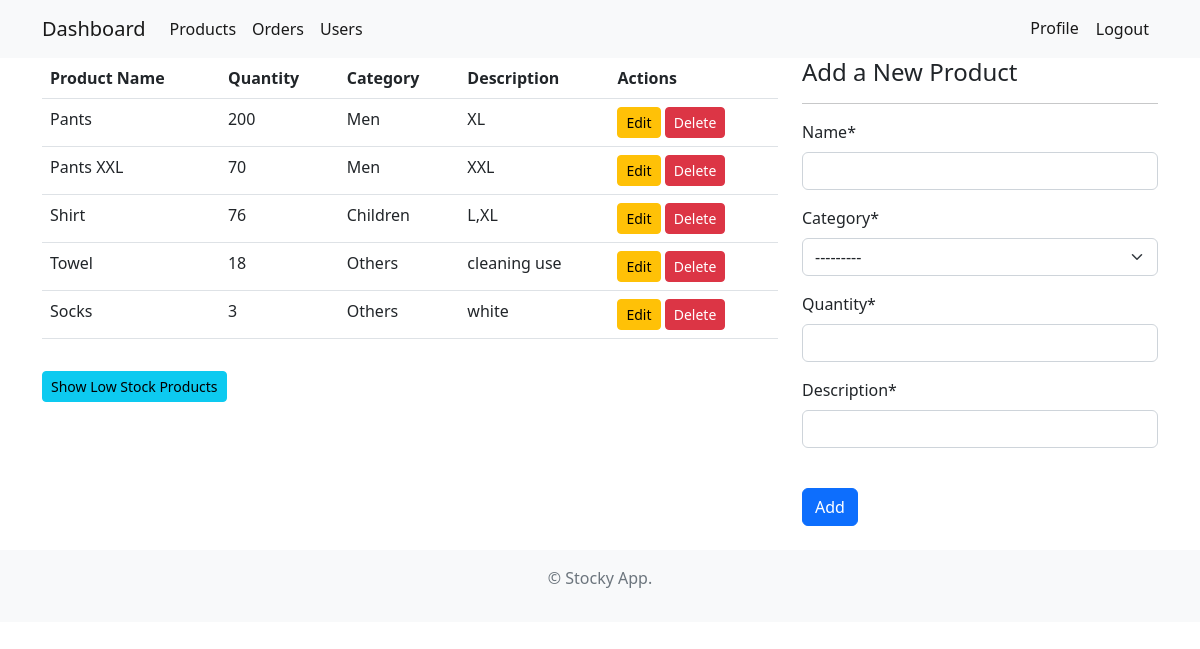
Screenshot of /products/ (signed in) with the database file from the repository.
### inventory/models.py (models this page shows, shortened)
class Product(models.Model):
    name = models.CharField(max_length=100, null=True)
    category = models.CharField(max_length=20, choices=CATEGORY, null=True)
    quantity = models.PositiveIntegerField(null=True)
    description = models.CharField(max_length=200, null=True)

### inventory/views.py (the view)
# urls.py: path("products/", views.products, name="products"),
@login_required
def products(request):
    products = Product.objects.all()
    if request.method == "POST":
        form = ProductForm(request.POST)
        if form.is_valid():
            form.save()
            return redirect("products")
    else:
        form = ProductForm()
    context = {"title": "Products", "products": products, "form": form}
    return render(request, "inventory/products.html", context)

### inventory/forms.py
class ProductForm(forms.ModelForm):
    class Meta:
        model = Product
        fields = ["name", "category", "quantity", "description"]

### inventory/templates/inventory/products.html (shortened to what this page needs)
{% extends 'inventory/base.html' %}
{% load crispy_forms_tags %}
{% block content %}
<div class="container">
    <div class="row">
        <div class="col-md-8">
            <table class="table">
                <thead>
                    <tr>
                        <th scope="col">Product Name</th>
                        <th scope="col">Quantity</th>
                        <th scope="col">Category</th>
                        <th scope="col">Description</th>
                        <th scope="col">Actions</th>
                    </tr>
                </thead>
                <tbody>
                    {% for product in products %}
                    <tr>
                        <td>{{ product.name }}</td>
                        <td>{{ product.quantity }}</td>
                        <td>{{ product.category }}</td>
                        <td>{{ product.description }}</td>
                        <td>
                            <a href="{% url 'edit_product' product.id %}" class="btn btn-warning btn-sm">Edit</a>
                            <a href="{% url 'delete_product' product.id %}" class="btn btn-danger btn-sm">Delete</a>
                        </td>
                    </tr>
                    {% endfor %}
                </tbody>
            </table>
            <a href="{% url 'low_stock_products' %}" class="btn btn-info btn-sm mt-3">Show Low Stock Products</a>
        </div>
        {% if user.is_staff and user.is_superuser %}
        <div class="col-md-4">
            <form method="POST">
                <h4>Add a New Product</h4>
                <hr>
                {{ form|crispy }}
                <br>
                <button type="submit" class="btn btn-primary">Add</button>
            </form>
        </div>
        {% else %}
        <div class="col-md-4"></div>
        {% endif %}
    </div>
</div>
{% endblock %}

### rows the page displays
Product: name "Pants", quantity "200", category "Men", description "XL"
Product: name "Pants XXL", quantity "70", category "Men", description "XXL"
Product: name "Shirt", quantity "76", category "Children", description "L,XL"
Product: name "Towel", quantity "18", category "Others", description "cleaning use"
Product: name "Socks", quantity "3", category "Others", description "white"
